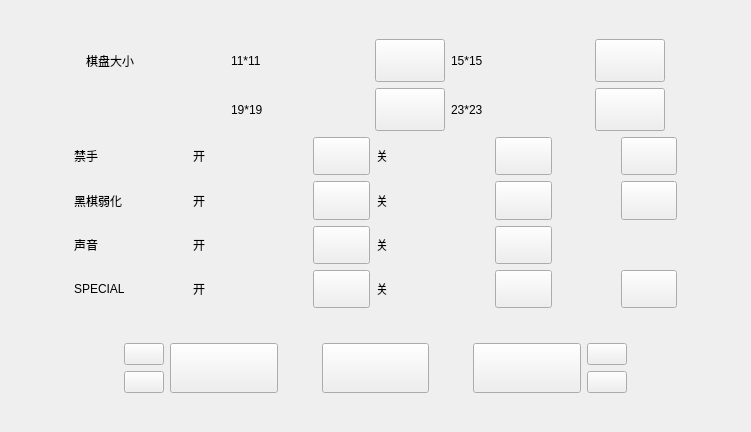
<?xml version="1.0" encoding="UTF-8"?>
<ui version="4.0">
 <class>Form</class>
 <widget class="QWidget" name="Form">
  <property name="geometry">
   <rect>
    <x>0</x>
    <y>0</y>
    <width>751</width>
    <height>432</height>
   </rect>
  </property>
  <property name="windowTitle">
   <string>Form</string>
  </property>
  <property name="windowIcon">
   <iconset resource="image.qrc">
    <normaloff>:/begin.png</normaloff>:/begin.png</iconset>
  </property>
  <layout class="QGridLayout" name="gridLayout">
   <item row="1" column="0">
    <layout class="QVBoxLayout" name="verticalLayout_7" stretch="1,12,1,2,1">
     <item>
      <widget class="QLabel" name="label_34">
       <property name="text">
        <string/>
       </property>
      </widget>
     </item>
     <item>
      <layout class="QVBoxLayout" name="verticalLayout_8" stretch="1,1,4">
       <item>
        <layout class="QHBoxLayout" name="horizontalLayout_5" stretch="1,2,2,1,2,1,1">
         <item>
          <widget class="QLabel" name="label_8">
           <property name="text">
            <string/>
           </property>
          </widget>
         </item>
         <item>
          <widget class="QLabel" name="label_5">
           <property name="sizePolicy">
            <sizepolicy hsizetype="Expanding" vsizetype="Expanding">
             <horstretch>0</horstretch>
             <verstretch>0</verstretch>
            </sizepolicy>
           </property>
           <property name="text">
            <string>棋盘大小</string>
           </property>
          </widget>
         </item>
         <item>
          <widget class="QLabel" name="label_2">
           <property name="sizePolicy">
            <sizepolicy hsizetype="Expanding" vsizetype="Expanding">
             <horstretch>0</horstretch>
             <verstretch>0</verstretch>
            </sizepolicy>
           </property>
           <property name="text">
            <string>11*11</string>
           </property>
          </widget>
         </item>
         <item>
          <widget class="QPushButton" name="pushButton_18">
           <property name="sizePolicy">
            <sizepolicy hsizetype="Expanding" vsizetype="Expanding">
             <horstretch>0</horstretch>
             <verstretch>0</verstretch>
            </sizepolicy>
           </property>
           <property name="cursor">
            <cursorShape>PointingHandCursor</cursorShape>
           </property>
           <property name="text">
            <string/>
           </property>
          </widget>
         </item>
         <item>
          <widget class="QLabel" name="label">
           <property name="sizePolicy">
            <sizepolicy hsizetype="Expanding" vsizetype="Expanding">
             <horstretch>0</horstretch>
             <verstretch>0</verstretch>
            </sizepolicy>
           </property>
           <property name="text">
            <string>15*15</string>
           </property>
          </widget>
         </item>
         <item>
          <widget class="QPushButton" name="pushButton_19">
           <property name="sizePolicy">
            <sizepolicy hsizetype="Expanding" vsizetype="Expanding">
             <horstretch>0</horstretch>
             <verstretch>0</verstretch>
            </sizepolicy>
           </property>
           <property name="cursor">
            <cursorShape>PointingHandCursor</cursorShape>
           </property>
           <property name="text">
            <string/>
           </property>
          </widget>
         </item>
         <item>
          <widget class="QLabel" name="label_9">
           <property name="text">
            <string/>
           </property>
          </widget>
         </item>
        </layout>
       </item>
       <item>
        <layout class="QHBoxLayout" name="horizontalLayout_8" stretch="1,2,2,1,2,1,1">
         <item>
          <widget class="QLabel" name="label_12">
           <property name="text">
            <string/>
           </property>
          </widget>
         </item>
         <item>
          <widget class="QLabel" name="label_6">
           <property name="sizePolicy">
            <sizepolicy hsizetype="Expanding" vsizetype="Expanding">
             <horstretch>0</horstretch>
             <verstretch>0</verstretch>
            </sizepolicy>
           </property>
           <property name="text">
            <string/>
           </property>
          </widget>
         </item>
         <item>
          <widget class="QLabel" name="label_10">
           <property name="sizePolicy">
            <sizepolicy hsizetype="Expanding" vsizetype="Expanding">
             <horstretch>0</horstretch>
             <verstretch>0</verstretch>
            </sizepolicy>
           </property>
           <property name="text">
            <string>19*19</string>
           </property>
          </widget>
         </item>
         <item>
          <widget class="QPushButton" name="pushButton_20">
           <property name="sizePolicy">
            <sizepolicy hsizetype="Expanding" vsizetype="Expanding">
             <horstretch>0</horstretch>
             <verstretch>0</verstretch>
            </sizepolicy>
           </property>
           <property name="cursor">
            <cursorShape>PointingHandCursor</cursorShape>
           </property>
           <property name="text">
            <string/>
           </property>
          </widget>
         </item>
         <item>
          <widget class="QLabel" name="label_4">
           <property name="sizePolicy">
            <sizepolicy hsizetype="Expanding" vsizetype="Expanding">
             <horstretch>0</horstretch>
             <verstretch>0</verstretch>
            </sizepolicy>
           </property>
           <property name="text">
            <string>23*23</string>
           </property>
          </widget>
         </item>
         <item>
          <widget class="QPushButton" name="pushButton_21">
           <property name="sizePolicy">
            <sizepolicy hsizetype="Expanding" vsizetype="Expanding">
             <horstretch>0</horstretch>
             <verstretch>0</verstretch>
            </sizepolicy>
           </property>
           <property name="text">
            <string/>
           </property>
          </widget>
         </item>
         <item>
          <widget class="QLabel" name="label_15">
           <property name="text">
            <string/>
           </property>
          </widget>
         </item>
        </layout>
       </item>
       <item>
        <layout class="QHBoxLayout" name="horizontalLayout_3" stretch="1,2,2,1,2,1,1,1,1">
         <item>
          <widget class="QLabel" name="label_16">
           <property name="text">
            <string/>
           </property>
          </widget>
         </item>
         <item>
          <layout class="QVBoxLayout" name="verticalLayout_10">
           <item>
            <widget class="QLabel" name="label_14">
             <property name="sizePolicy">
              <sizepolicy hsizetype="Expanding" vsizetype="Expanding">
               <horstretch>0</horstretch>
               <verstretch>0</verstretch>
              </sizepolicy>
             </property>
             <property name="text">
              <string>禁手</string>
             </property>
            </widget>
           </item>
           <item>
            <widget class="QLabel" name="label_13">
             <property name="sizePolicy">
              <sizepolicy hsizetype="Expanding" vsizetype="Expanding">
               <horstretch>0</horstretch>
               <verstretch>0</verstretch>
              </sizepolicy>
             </property>
             <property name="text">
              <string>黑棋弱化</string>
             </property>
            </widget>
           </item>
           <item>
            <widget class="QLabel" name="label_23">
             <property name="sizePolicy">
              <sizepolicy hsizetype="Expanding" vsizetype="Expanding">
               <horstretch>0</horstretch>
               <verstretch>0</verstretch>
              </sizepolicy>
             </property>
             <property name="text">
              <string>声音</string>
             </property>
            </widget>
           </item>
           <item>
            <widget class="QLabel" name="label_28">
             <property name="sizePolicy">
              <sizepolicy hsizetype="Expanding" vsizetype="Expanding">
               <horstretch>0</horstretch>
               <verstretch>0</verstretch>
              </sizepolicy>
             </property>
             <property name="text">
              <string>SPECIAL</string>
             </property>
            </widget>
           </item>
          </layout>
         </item>
         <item>
          <layout class="QVBoxLayout" name="verticalLayout_9">
           <item>
            <widget class="QLabel" name="label_24">
             <property name="sizePolicy">
              <sizepolicy hsizetype="Expanding" vsizetype="Expanding">
               <horstretch>0</horstretch>
               <verstretch>0</verstretch>
              </sizepolicy>
             </property>
             <property name="text">
              <string>开</string>
             </property>
            </widget>
           </item>
           <item>
            <widget class="QLabel" name="label_11">
             <property name="sizePolicy">
              <sizepolicy hsizetype="Expanding" vsizetype="Expanding">
               <horstretch>0</horstretch>
               <verstretch>0</verstretch>
              </sizepolicy>
             </property>
             <property name="text">
              <string>开</string>
             </property>
            </widget>
           </item>
           <item>
            <widget class="QLabel" name="label_30">
             <property name="sizePolicy">
              <sizepolicy hsizetype="Expanding" vsizetype="Expanding">
               <horstretch>0</horstretch>
               <verstretch>0</verstretch>
              </sizepolicy>
             </property>
             <property name="text">
              <string>开</string>
             </property>
            </widget>
           </item>
           <item>
            <widget class="QLabel" name="label_19">
             <property name="sizePolicy">
              <sizepolicy hsizetype="Expanding" vsizetype="Expanding">
               <horstretch>0</horstretch>
               <verstretch>0</verstretch>
              </sizepolicy>
             </property>
             <property name="text">
              <string>开</string>
             </property>
            </widget>
           </item>
          </layout>
         </item>
         <item>
          <layout class="QVBoxLayout" name="verticalLayout_4">
           <item>
            <widget class="QPushButton" name="pushButton_11">
             <property name="sizePolicy">
              <sizepolicy hsizetype="Expanding" vsizetype="Expanding">
               <horstretch>0</horstretch>
               <verstretch>0</verstretch>
              </sizepolicy>
             </property>
             <property name="cursor">
              <cursorShape>PointingHandCursor</cursorShape>
             </property>
             <property name="text">
              <string/>
             </property>
            </widget>
           </item>
           <item>
            <widget class="QPushButton" name="pushButton_12">
             <property name="sizePolicy">
              <sizepolicy hsizetype="Expanding" vsizetype="Expanding">
               <horstretch>0</horstretch>
               <verstretch>0</verstretch>
              </sizepolicy>
             </property>
             <property name="cursor">
              <cursorShape>PointingHandCursor</cursorShape>
             </property>
             <property name="text">
              <string/>
             </property>
            </widget>
           </item>
           <item>
            <widget class="QPushButton" name="pushButton_16">
             <property name="sizePolicy">
              <sizepolicy hsizetype="Expanding" vsizetype="Expanding">
               <horstretch>0</horstretch>
               <verstretch>0</verstretch>
              </sizepolicy>
             </property>
             <property name="cursor">
              <cursorShape>PointingHandCursor</cursorShape>
             </property>
             <property name="text">
              <string/>
             </property>
            </widget>
           </item>
           <item>
            <widget class="QPushButton" name="pushButton_8">
             <property name="sizePolicy">
              <sizepolicy hsizetype="Expanding" vsizetype="Expanding">
               <horstretch>0</horstretch>
               <verstretch>0</verstretch>
              </sizepolicy>
             </property>
             <property name="cursor">
              <cursorShape>PointingHandCursor</cursorShape>
             </property>
             <property name="text">
              <string/>
             </property>
            </widget>
           </item>
          </layout>
         </item>
         <item>
          <layout class="QVBoxLayout" name="verticalLayout_3">
           <item>
            <widget class="QLabel" name="label_18">
             <property name="sizePolicy">
              <sizepolicy hsizetype="Expanding" vsizetype="Expanding">
               <horstretch>0</horstretch>
               <verstretch>0</verstretch>
              </sizepolicy>
             </property>
             <property name="text">
              <string>关</string>
             </property>
            </widget>
           </item>
           <item>
            <widget class="QLabel" name="label_27">
             <property name="sizePolicy">
              <sizepolicy hsizetype="Expanding" vsizetype="Expanding">
               <horstretch>0</horstretch>
               <verstretch>0</verstretch>
              </sizepolicy>
             </property>
             <property name="text">
              <string>关</string>
             </property>
            </widget>
           </item>
           <item>
            <widget class="QLabel" name="label_21">
             <property name="sizePolicy">
              <sizepolicy hsizetype="Expanding" vsizetype="Expanding">
               <horstretch>0</horstretch>
               <verstretch>0</verstretch>
              </sizepolicy>
             </property>
             <property name="text">
              <string>关</string>
             </property>
            </widget>
           </item>
           <item>
            <widget class="QLabel" name="label_17">
             <property name="sizePolicy">
              <sizepolicy hsizetype="Expanding" vsizetype="Expanding">
               <horstretch>0</horstretch>
               <verstretch>0</verstretch>
              </sizepolicy>
             </property>
             <property name="text">
              <string>关</string>
             </property>
            </widget>
           </item>
          </layout>
         </item>
         <item>
          <layout class="QVBoxLayout" name="verticalLayout_2">
           <item>
            <widget class="QPushButton" name="pushButton_10">
             <property name="sizePolicy">
              <sizepolicy hsizetype="Expanding" vsizetype="Expanding">
               <horstretch>0</horstretch>
               <verstretch>0</verstretch>
              </sizepolicy>
             </property>
             <property name="cursor">
              <cursorShape>PointingHandCursor</cursorShape>
             </property>
             <property name="text">
              <string/>
             </property>
            </widget>
           </item>
           <item>
            <widget class="QPushButton" name="pushButton_13">
             <property name="sizePolicy">
              <sizepolicy hsizetype="Expanding" vsizetype="Expanding">
               <horstretch>0</horstretch>
               <verstretch>0</verstretch>
              </sizepolicy>
             </property>
             <property name="cursor">
              <cursorShape>PointingHandCursor</cursorShape>
             </property>
             <property name="text">
              <string/>
             </property>
            </widget>
           </item>
           <item>
            <widget class="QPushButton" name="pushButton_15">
             <property name="sizePolicy">
              <sizepolicy hsizetype="Expanding" vsizetype="Expanding">
               <horstretch>0</horstretch>
               <verstretch>0</verstretch>
              </sizepolicy>
             </property>
             <property name="cursor">
              <cursorShape>PointingHandCursor</cursorShape>
             </property>
             <property name="text">
              <string/>
             </property>
            </widget>
           </item>
           <item>
            <widget class="QPushButton" name="pushButton_9">
             <property name="sizePolicy">
              <sizepolicy hsizetype="Expanding" vsizetype="Expanding">
               <horstretch>0</horstretch>
               <verstretch>0</verstretch>
              </sizepolicy>
             </property>
             <property name="cursor">
              <cursorShape>PointingHandCursor</cursorShape>
             </property>
             <property name="text">
              <string/>
             </property>
            </widget>
           </item>
          </layout>
         </item>
         <item>
          <widget class="QLabel" name="label_22">
           <property name="text">
            <string/>
           </property>
          </widget>
         </item>
         <item>
          <layout class="QVBoxLayout" name="verticalLayout" stretch="1,1,1,1">
           <item>
            <widget class="QPushButton" name="pushButton_7">
             <property name="sizePolicy">
              <sizepolicy hsizetype="Expanding" vsizetype="Expanding">
               <horstretch>0</horstretch>
               <verstretch>0</verstretch>
              </sizepolicy>
             </property>
             <property name="cursor">
              <cursorShape>PointingHandCursor</cursorShape>
             </property>
             <property name="text">
              <string/>
             </property>
            </widget>
           </item>
           <item>
            <widget class="QPushButton" name="pushButton_4">
             <property name="sizePolicy">
              <sizepolicy hsizetype="Expanding" vsizetype="Expanding">
               <horstretch>0</horstretch>
               <verstretch>0</verstretch>
              </sizepolicy>
             </property>
             <property name="cursor">
              <cursorShape>PointingHandCursor</cursorShape>
             </property>
             <property name="text">
              <string/>
             </property>
            </widget>
           </item>
           <item>
            <widget class="QLabel" name="label_41">
             <property name="text">
              <string/>
             </property>
            </widget>
           </item>
           <item>
            <widget class="QPushButton" name="pushButton_14">
             <property name="sizePolicy">
              <sizepolicy hsizetype="Expanding" vsizetype="Expanding">
               <horstretch>0</horstretch>
               <verstretch>0</verstretch>
              </sizepolicy>
             </property>
             <property name="cursor">
              <cursorShape>PointingHandCursor</cursorShape>
             </property>
             <property name="text">
              <string/>
             </property>
            </widget>
           </item>
          </layout>
         </item>
         <item>
          <widget class="QLabel" name="label_20">
           <property name="text">
            <string/>
           </property>
          </widget>
         </item>
        </layout>
       </item>
      </layout>
     </item>
     <item>
      <widget class="QLabel" name="label_38">
       <property name="text">
        <string/>
       </property>
      </widget>
     </item>
     <item>
      <layout class="QHBoxLayout" name="horizontalLayout_2" stretch="15">
       <item>
        <layout class="QHBoxLayout" name="horizontalLayout_9" stretch="10,3,10,3,10,3,10,3,10">
         <item>
          <widget class="QLabel" name="label_3">
           <property name="sizePolicy">
            <sizepolicy hsizetype="Expanding" vsizetype="Expanding">
             <horstretch>0</horstretch>
             <verstretch>0</verstretch>
            </sizepolicy>
           </property>
           <property name="text">
            <string/>
           </property>
          </widget>
         </item>
         <item>
          <layout class="QVBoxLayout" name="verticalLayout_6">
           <item>
            <widget class="QPushButton" name="pushButton_5">
             <property name="sizePolicy">
              <sizepolicy hsizetype="Expanding" vsizetype="Expanding">
               <horstretch>0</horstretch>
               <verstretch>0</verstretch>
              </sizepolicy>
             </property>
             <property name="cursor">
              <cursorShape>PointingHandCursor</cursorShape>
             </property>
             <property name="text">
              <string/>
             </property>
             <property name="iconSize">
              <size>
               <width>300</width>
               <height>150</height>
              </size>
             </property>
             <property name="flat">
              <bool>false</bool>
             </property>
            </widget>
           </item>
           <item>
            <widget class="QPushButton" name="pushButton_2">
             <property name="sizePolicy">
              <sizepolicy hsizetype="Expanding" vsizetype="Expanding">
               <horstretch>0</horstretch>
               <verstretch>0</verstretch>
              </sizepolicy>
             </property>
             <property name="cursor">
              <cursorShape>PointingHandCursor</cursorShape>
             </property>
             <property name="text">
              <string/>
             </property>
             <property name="iconSize">
              <size>
               <width>300</width>
               <height>150</height>
              </size>
             </property>
             <property name="flat">
              <bool>false</bool>
             </property>
            </widget>
           </item>
          </layout>
         </item>
         <item>
          <widget class="QPushButton" name="pushButton_17">
           <property name="sizePolicy">
            <sizepolicy hsizetype="Expanding" vsizetype="Expanding">
             <horstretch>0</horstretch>
             <verstretch>0</verstretch>
            </sizepolicy>
           </property>
           <property name="cursor">
            <cursorShape>PointingHandCursor</cursorShape>
           </property>
           <property name="text">
            <string/>
           </property>
          </widget>
         </item>
         <item>
          <widget class="QLabel" name="label_26">
           <property name="text">
            <string/>
           </property>
          </widget>
         </item>
         <item>
          <widget class="QPushButton" name="pushButton_22">
           <property name="sizePolicy">
            <sizepolicy hsizetype="Expanding" vsizetype="Expanding">
             <horstretch>0</horstretch>
             <verstretch>0</verstretch>
            </sizepolicy>
           </property>
           <property name="cursor">
            <cursorShape>PointingHandCursor</cursorShape>
           </property>
           <property name="text">
            <string/>
           </property>
          </widget>
         </item>
         <item>
          <widget class="QLabel" name="label_25">
           <property name="text">
            <string/>
           </property>
          </widget>
         </item>
         <item>
          <widget class="QPushButton" name="pushButton_3">
           <property name="sizePolicy">
            <sizepolicy hsizetype="Expanding" vsizetype="Expanding">
             <horstretch>0</horstretch>
             <verstretch>0</verstretch>
            </sizepolicy>
           </property>
           <property name="cursor">
            <cursorShape>PointingHandCursor</cursorShape>
           </property>
           <property name="text">
            <string/>
           </property>
           <property name="iconSize">
            <size>
             <width>150</width>
             <height>80</height>
            </size>
           </property>
           <property name="flat">
            <bool>false</bool>
           </property>
          </widget>
         </item>
         <item>
          <layout class="QVBoxLayout" name="verticalLayout_5">
           <item>
            <widget class="QPushButton" name="pushButton_6">
             <property name="sizePolicy">
              <sizepolicy hsizetype="Expanding" vsizetype="Expanding">
               <horstretch>0</horstretch>
               <verstretch>0</verstretch>
              </sizepolicy>
             </property>
             <property name="cursor">
              <cursorShape>PointingHandCursor</cursorShape>
             </property>
             <property name="text">
              <string/>
             </property>
             <property name="iconSize">
              <size>
               <width>300</width>
               <height>150</height>
              </size>
             </property>
             <property name="flat">
              <bool>false</bool>
             </property>
            </widget>
           </item>
           <item>
            <widget class="QPushButton" name="pushButton">
             <property name="sizePolicy">
              <sizepolicy hsizetype="Expanding" vsizetype="Expanding">
               <horstretch>0</horstretch>
               <verstretch>0</verstretch>
              </sizepolicy>
             </property>
             <property name="cursor">
              <cursorShape>PointingHandCursor</cursorShape>
             </property>
             <property name="text">
              <string/>
             </property>
             <property name="iconSize">
              <size>
               <width>300</width>
               <height>150</height>
              </size>
             </property>
             <property name="flat">
              <bool>false</bool>
             </property>
            </widget>
           </item>
          </layout>
         </item>
         <item>
          <widget class="QLabel" name="label_7">
           <property name="sizePolicy">
            <sizepolicy hsizetype="Expanding" vsizetype="Expanding">
             <horstretch>0</horstretch>
             <verstretch>0</verstretch>
            </sizepolicy>
           </property>
           <property name="text">
            <string/>
           </property>
          </widget>
         </item>
        </layout>
       </item>
      </layout>
     </item>
     <item>
      <widget class="QLabel" name="label_39">
       <property name="text">
        <string/>
       </property>
      </widget>
     </item>
    </layout>
   </item>
  </layout>
 </widget>
 <resources>
  <include location="image.qrc"/>
 </resources>
 <connections/>
</ui>
